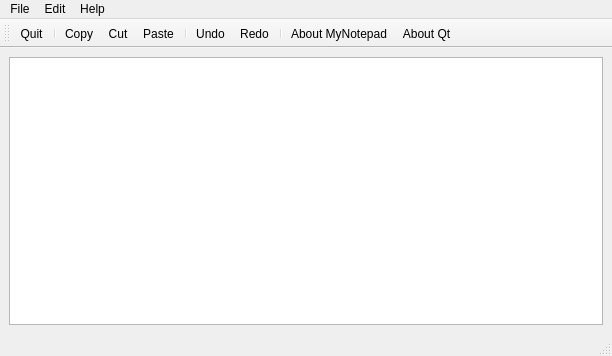
<?xml version="1.0" encoding="UTF-8"?>
<ui version="4.0">
 <class>MainWindow</class>
 <widget class="QMainWindow" name="MainWindow">
  <property name="geometry">
   <rect>
    <x>0</x>
    <y>0</y>
    <width>612</width>
    <height>356</height>
   </rect>
  </property>
  <property name="windowTitle">
   <string>MyNotepad</string>
  </property>
  <widget class="QWidget" name="centralwidget">
   <layout class="QVBoxLayout" name="verticalLayout">
    <item>
     <widget class="QTextEdit" name="textEdit"/>
    </item>
   </layout>
  </widget>
  <widget class="QMenuBar" name="menubar">
   <property name="geometry">
    <rect>
     <x>0</x>
     <y>0</y>
     <width>612</width>
     <height>24</height>
    </rect>
   </property>
   <widget class="QMenu" name="menuFile">
    <property name="title">
     <string>File</string>
    </property>
    <addaction name="actionQuit"/>
   </widget>
   <widget class="QMenu" name="menuEdit">
    <property name="title">
     <string>Edit</string>
    </property>
    <addaction name="actionCopy"/>
    <addaction name="actionCut"/>
    <addaction name="actionPaste"/>
    <addaction name="separator"/>
    <addaction name="actionUndo"/>
    <addaction name="actionRedo"/>
   </widget>
   <widget class="QMenu" name="menuHelp">
    <property name="title">
     <string>Help</string>
    </property>
    <addaction name="actionAbout_MyNotepad"/>
    <addaction name="actionAbout_Qt"/>
   </widget>
   <addaction name="menuFile"/>
   <addaction name="menuEdit"/>
   <addaction name="menuHelp"/>
  </widget>
  <widget class="QStatusBar" name="statusbar"/>
  <widget class="QToolBar" name="toolBar">
   <property name="windowTitle">
    <string>toolBar</string>
   </property>
   <attribute name="toolBarArea">
    <enum>TopToolBarArea</enum>
   </attribute>
   <attribute name="toolBarBreak">
    <bool>false</bool>
   </attribute>
   <addaction name="actionQuit"/>
   <addaction name="separator"/>
   <addaction name="actionCopy"/>
   <addaction name="actionCut"/>
   <addaction name="actionPaste"/>
   <addaction name="separator"/>
   <addaction name="actionUndo"/>
   <addaction name="actionRedo"/>
   <addaction name="separator"/>
   <addaction name="actionAbout_MyNotepad"/>
   <addaction name="actionAbout_Qt"/>
  </widget>
  <action name="actionQuit">
   <property name="icon">
    <iconset resource="resource.qrc">
     <normaloff>:/images/cancel-icon.png</normaloff>:/images/cancel-icon.png</iconset>
   </property>
   <property name="text">
    <string>Quit</string>
   </property>
  </action>
  <action name="actionCopy">
   <property name="icon">
    <iconset resource="resource.qrc">
     <normaloff>:/images/copy-icon.png</normaloff>:/images/copy-icon.png</iconset>
   </property>
   <property name="text">
    <string>Copy</string>
   </property>
  </action>
  <action name="actionCut">
   <property name="icon">
    <iconset resource="resource.qrc">
     <normaloff>:/images/cut-icon.png</normaloff>:/images/cut-icon.png</iconset>
   </property>
   <property name="text">
    <string>Cut</string>
   </property>
  </action>
  <action name="actionPaste">
   <property name="icon">
    <iconset resource="resource.qrc">
     <normaloff>:/images/paste-icon.png</normaloff>:/images/paste-icon.png</iconset>
   </property>
   <property name="text">
    <string>Paste</string>
   </property>
  </action>
  <action name="actionUndo">
   <property name="icon">
    <iconset resource="resource.qrc">
     <normaloff>:/images/Arrows-Undo-icon.png</normaloff>:/images/Arrows-Undo-icon.png</iconset>
   </property>
   <property name="text">
    <string>Undo</string>
   </property>
  </action>
  <action name="actionRedo">
   <property name="icon">
    <iconset resource="resource.qrc">
     <normaloff>:/images/Arrows-Redo-icon.png</normaloff>:/images/Arrows-Redo-icon.png</iconset>
   </property>
   <property name="text">
    <string>Redo</string>
   </property>
  </action>
  <action name="actionAbout_MyNotepad">
   <property name="icon">
    <iconset resource="resource.qrc">
     <normaloff>:/images/dialog-information-icon.png</normaloff>:/images/dialog-information-icon.png</iconset>
   </property>
   <property name="text">
    <string>About MyNotepad</string>
   </property>
  </action>
  <action name="actionAbout_Qt">
   <property name="icon">
    <iconset resource="resource.qrc">
     <normaloff>:/images/dialog-information-icon-qt.png</normaloff>:/images/dialog-information-icon-qt.png</iconset>
   </property>
   <property name="text">
    <string>About Qt</string>
   </property>
  </action>
 </widget>
 <resources>
  <include location="resource.qrc"/>
 </resources>
 <connections/>
</ui>
